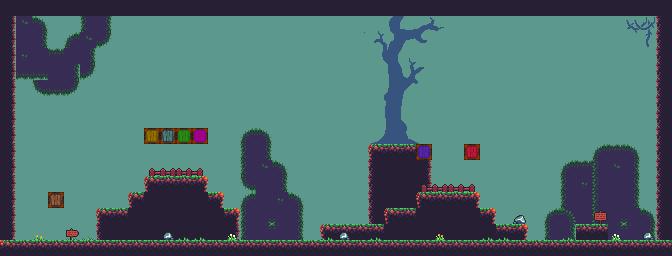

Below is a game level as drawn by its tile map, then a one-line description and the .tmx that defines it (tile-layer data replaced by summaries):
An orthogonal 42x16 tile map with 16x16 px tiles, 5 tile layers (background, bushes, timergunbox, graphics, ...), 3 tilesets and 23 objects.

<map version="1.0" orientation="orthogonal" renderorder="right-down" width="42" height="16" tilewidth="16" tileheight="16" nextobjectid="38">
 <tileset firstgid="1" name="Basic Tiles" tilewidth="16" tileheight="16" tilecount="136" columns="17">
  <image source="Basic Tiles.png" trans="ff00ff" width="272" height="128" />
 </tileset>
 <tileset firstgid="137" name="colour" tilewidth="16" tileheight="16" tilecount="36" columns="6">
  <image source="colour.png" trans="ff00ff" width="100" height="100" />
 </tileset>
 <tileset firstgid="173" name="crates" tilewidth="16" tileheight="16" tilecount="8" columns="8">
  <image source="crates.png" trans="ff00ff" width="128" height="16" />
 </tileset>
 <layer name="background" width="42" height="16">
  <data>[672 cells, 672 non-empty, 3 distinct tile ids]</data>
 </layer>
 <layer name="bushes" width="42" height="16">
  <data>[672 cells, 98 non-empty, 25 distinct tile ids]</data>
 </layer>
 <layer name="timergunbox" width="42" height="16">
  <data>[672 cells, 7 non-empty, 1 distinct tile ids]</data>
 </layer>
 <layer name="graphics" width="42" height="16">
  <data>[672 cells, 175 non-empty, 16 distinct tile ids]</data>
 </layer>
 <layer name="plantsnstuff" width="42" height="16">
  <data>[672 cells, 66 non-empty, 50 distinct tile ids]</data>
 </layer>
 <objectgroup name="ground">
  <object id="3" x="0" y="16" width="16" height="224" />
  <object id="4" x="96" y="208" width="16" height="32" />
  <object id="5" x="112" y="208" width="16" height="16" />
  <object id="6" x="128" y="192" width="16" height="16" />
  <object id="7" x="144" y="176" width="64" height="16" />
  <object id="8" x="208" y="192" width="16" height="16" />
  <object id="9" x="224" y="208" width="16" height="32" />
  <object id="15" x="0" y="0" width="672" height="16" />
  <object id="17" x="656" y="16" width="16" height="224" />
  <object id="18" x="0" y="240" width="672" height="16" />
  <object id="30" x="320" y="224" width="64" height="16" />
  <object id="31" x="384" y="208" width="32" height="16" />
  <object id="32" x="416" y="192" width="64" height="16" />
  <object id="33" x="480" y="208" width="16" height="16" />
  <object id="34" x="496" y="224" width="32" height="16" />
  <object id="36" x="576" y="224" width="32" height="16" />
 </objectgroup>
 <objectgroup name="guns" />
 <objectgroup name="normalGunBox">
  <object id="21" x="48" y="192" width="16" height="16" />
 </objectgroup>
 <objectgroup name="blueGunBox">
  <object id="22" x="144" y="128" width="16" height="16" />
 </objectgroup>
 <objectgroup name="greenGunBox">
  <object id="23" x="160" y="128" width="16" height="16" />
 </objectgroup>
 <objectgroup name="pinkGunBox">
  <object id="24" x="176" y="128" width="16" height="16" />
 </objectgroup>
 <objectgroup name="purpleGunBox">
  <object id="25" x="192" y="128" width="16" height="16" />
 </objectgroup>
 <objectgroup name="redGunBox">
  <object id="27" x="416" y="144" width="16" height="16" />
 </objectgroup>
 <objectgroup name="yellowGunBox">
  <object id="29" x="464" y="144" width="16" height="16" />
 </objectgroup>
</map>
